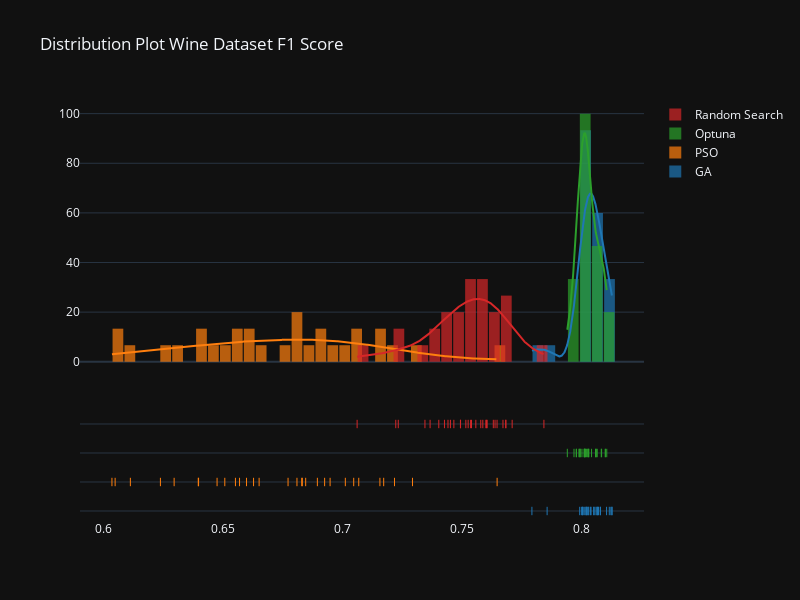
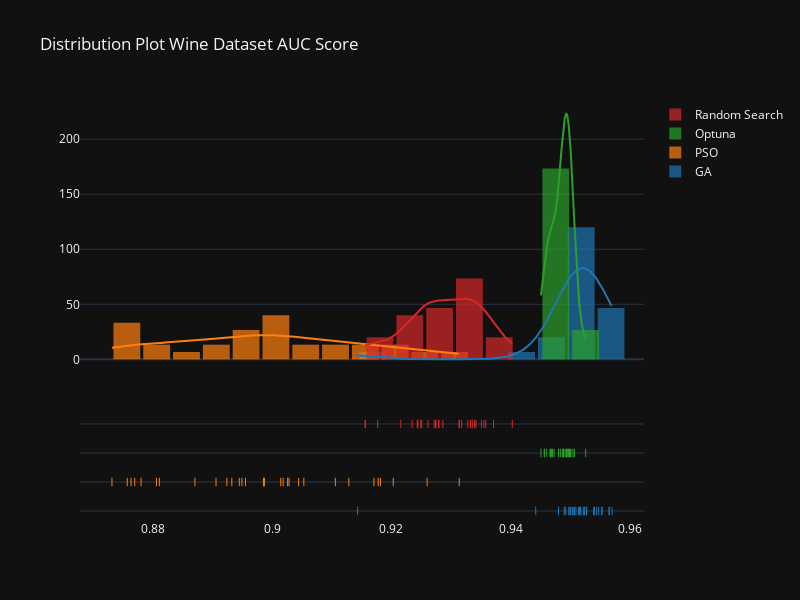
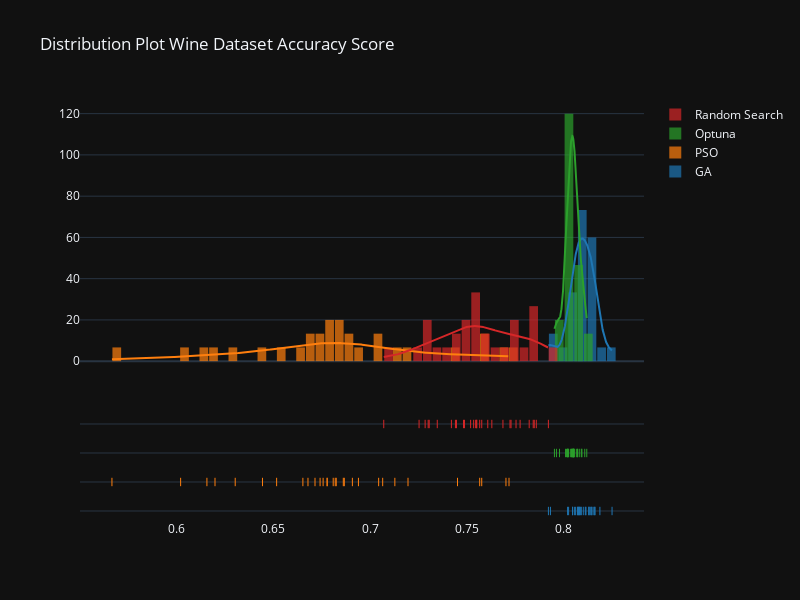

The notebook cell these images were saved under, in order:
### Code cell
metrics = ['F1','AUC', 'Accuracy']
for metric in metrics:
    hist_data = [wine_ga[metric], wine_pso[metric], wine_optuna[metric], wine_rs[metric]]
    group_labels = ['GA', 'PSO', 'Optuna', 'Random Search'] # name of the dataset


    fig = ff.create_distplot(hist_data, group_labels, curve_type='kde', bin_size=.005, show_hist=True)
    fig.update_layout(template = 'plotly_dark')
    fig.update_layout(bargap=0.1, width=800, height=600, title=f'Distribution Plot Wine Dataset {metric} Score')
    fig.show()

### Figure 1 — Plotly figure (JSON) as saved in the notebook; plotly's stock layout.template omitted (floating-point values rounded to 4 significant figures; data arrays with more than 128 entries replaced by an {"elided": "..."} marker saying what was removed)
{"data": [{"autobinx": false, "histnorm": "probability density", "legendgroup": "GA", "marker": {"color": "rgb(31, 119, 180)"}, "name": "GA", "opacity": 0.7, "type": "histogram", "x": [0.8117, 0.8005, 0.8106, 0.8124, 0.8021, 0.8072, 0.8129, 0.7857, 0.8038, 0.8, 0.8065, 0.8041, 0.808, 0.8128, 0.8005, 0.8027, 0.8028, 0.8054, 0.8008, 0.802, 0.7793, 0.8014, 0.8031, 0.8061, 0.7993, 0.8051, 0.8079, 0.8069, 0.8067, 0.802], "xaxis": "x", "xbins": {"end": 0.8129, "size": 0.005, "start": 0.7793}, "yaxis": "y"}, {"autobinx": false, "histnorm": "probability density", "legendgroup": "PSO", "marker": {"color": "rgb(255, 127, 14)"}, "name": "PSO", "opacity": 0.7, "type": "histogram", "x": [0.6829, 0.6237, 0.6831, 0.6845, 0.6597, 0.6034, 0.7647, 0.6506, 0.7172, 0.6294, 0.7293, 0.6568, 0.7068, 0.6397, 0.6948, 0.6551, 0.6627, 0.7156, 0.7011, 0.6894, 0.6771, 0.7217, 0.6395, 0.7046, 0.6474, 0.665, 0.6925, 0.6047, 0.6111, 0.6809], "xaxis": "x", "xbins": {"end": 0.7647, "size": 0.005, "start": 0.6034}, "yaxis": "y"}, {"autobinx": false, "histnorm": "probability density", "legendgroup": "Optuna", "marker": {"color": "rgb(44, 160, 44)"}, "name": "Optuna", "opacity": 0.7, "type": "histogram", "x": [0.8014, 0.8028, 0.7995, 0.8016, 0.8031, 0.8012, 0.8062, 0.8106, 0.8083, 0.8018, 0.8043, 0.8066, 0.8101, 0.8002, 0.8027, 0.7941, 0.7995, 0.8085, 0.7979, 0.8031, 0.81, 0.8061, 0.7993, 0.7969, 0.7979, 0.8059, 0.799, 0.8015, 0.8012, 0.8021], "xaxis": "x", "xbins": {"end": 0.8106, "size": 0.005, "start": 0.7941}, "yaxis": "y"}, {"autobinx": false, "histnorm": "probability density", "legendgroup": "Random Search", "marker": {"color": "rgb(214, 39, 40)"}, "name": "Random Search", "opacity": 0.7, "type": "histogram", "x": [0.7061, 0.7223, 0.7603, 0.7526, 0.7843, 0.771, 0.7587, 0.7638, 0.7558, 0.7233, 0.7427, 0.7366, 0.7494, 0.7493, 0.7403, 0.7579, 0.7647, 0.7536, 0.7452, 0.7631, 0.7605, 0.7466, 0.7684, 0.7441, 0.7516, 0.7683, 0.76, 0.754, 0.7672, 0.7345], "xaxis": "x", "xbins": {"end": 0.7843, "size": 0.005, "start": 0.7061}, "yaxis": "y"}, {"legendgroup": "GA", "marker": {"color": "rgb(31, 119, 180)"}, "mode": "lines", "name": "GA", "showlegend": false, "type": "scatter", "x": {"elided": "500 float values"}, "xaxis": "x", "y": {"elided": "500 float values"}, "yaxis": "y"}, {"legendgroup": "PSO", "marker": {"color": "rgb(255, 127, 14)"}, "mode": "lines", "name": "PSO", "showlegend": false, "type": "scatter", "x": {"elided": "500 float values"}, "xaxis": "x", "y": {"elided": "500 float values"}, "yaxis": "y"}, {"legendgroup": "Optuna", "marker": {"color": "rgb(44, 160, 44)"}, "mode": "lines", "name": "Optuna", "showlegend": false, "type": "scatter", "x": {"elided": "500 float values"}, "xaxis": "x", "y": {"elided": "500 float values"}, "yaxis": "y"}, {"legendgroup": "Random Search", "marker": {"color": "rgb(214, 39, 40)"}, "mode": "lines", "name": "Random Search", "showlegend": false, "type": "scatter", "x": {"elided": "500 float values"}, "xaxis": "x", "y": {"elided": "500 float values"}, "yaxis": "y"}, {"legendgroup": "GA", "marker": {"color": "rgb(31, 119, 180)", "symbol": "line-ns-open"}, "mode": "markers", "name": "GA", "showlegend": false, "type": "scatter", "x": [0.8117, 0.8005, 0.8106, 0.8124, 0.8021, 0.8072, 0.8129, 0.7857, 0.8038, 0.8, 0.8065, 0.8041, 0.808, 0.8128, 0.8005, 0.8027, 0.8028, 0.8054, 0.8008, 0.802, 0.7793, 0.8014, 0.8031, 0.8061, 0.7993, 0.8051, 0.8079, 0.8069, 0.8067, 0.802], "xaxis": "x", "y": ["GA", "GA", "GA", "GA", "GA", "GA", "GA", "GA", "GA", "GA", "GA", "GA", "GA", "GA", "GA", "GA", "GA", "GA", "GA", "GA", "GA", "GA", "GA", "GA", "GA", "GA", "GA", "GA", "GA", "GA"], "yaxis": "y2"}, {"legendgroup": "PSO", "marker": {"color": "rgb(255, 127, 14)", "symbol": "line-ns-open"}, "mode": "markers", "name": "PSO", "showlegend": false, "type": "scatter", "x": [0.6829, 0.6237, 0.6831, 0.6845, 0.6597, 0.6034, 0.7647, 0.6506, 0.7172, 0.6294, 0.7293, 0.6568, 0.7068, 0.6397, 0.6948, 0.6551, 0.6627, 0.7156, 0.7011, 0.6894, 0.6771, 0.7217, 0.6395, 0.7046, 0.6474, 0.665, 0.6925, 0.6047, 0.6111, 0.6809], "xaxis": "x", "y": ["PSO", "PSO", "PSO", "PSO", "PSO", "PSO", "PSO", "PSO", "PSO", "PSO", "PSO", "PSO", "PSO", "PSO", "PSO", "PSO", "PSO", "PSO", "PSO", "PSO", "PSO", "PSO", "PSO", "PSO", "PSO", "PSO", "PSO", "PSO", "PSO", "PSO"], "yaxis": "y2"}, {"legendgroup": "Optuna", "marker": {"color": "rgb(44, 160, 44)", "symbol": "line-ns-open"}, "mode": "markers", "name": "Optuna", "showlegend": false, "type": "scatter", "x": [0.8014, 0.8028, 0.7995, 0.8016, 0.8031, 0.8012, 0.8062, 0.8106, 0.8083, 0.8018, 0.8043, 0.8066, 0.8101, 0.8002, 0.8027, 0.7941, 0.7995, 0.8085, 0.7979, 0.8031, 0.81, 0.8061, 0.7993, 0.7969, 0.7979, 0.8059, 0.799, 0.8015, 0.8012, 0.8021], "xaxis": "x", "y": ["Optuna", "Optuna", "Optuna", "Optuna", "Optuna", "Optuna", "Optuna", "Optuna", "Optuna", "Optuna", "Optuna", "Optuna", "Optuna", "Optuna", "Optuna", "Optuna", "Optuna", "Optuna", "Optuna", "Optuna", "Optuna", "Optuna", "Optuna", "Optuna", "Optuna", "Optuna", "Optuna", "Optuna", "Optuna", "Optuna"], "yaxis": "y2"}, {"legendgroup": "Random Search", "marker": {"color": "rgb(214, 39, 40)", "symbol": "line-ns-open"}, "mode": "markers", "name": "Random Search", "showlegend": false, "type": "scatter", "x": [0.7061, 0.7223, 0.7603, 0.7526, 0.7843, 0.771, 0.7587, 0.7638, 0.7558, 0.7233, 0.7427, 0.7366, 0.7494, 0.7493, 0.7403, 0.7579, 0.7647, 0.7536, 0.7452, 0.7631, 0.7605, 0.7466, 0.7684, 0.7441, 0.7516, 0.7683, 0.76, 0.754, 0.7672, 0.7345], "xaxis": "x", "y": ["Random Search", "Random Search", "Random Search", "Random Search", "Random Search", "Random Search", "Random Search", "Random Search", "Random Search", "Random Search", "Random Search", "Random Search", "Random Search", "Random Search", "Random Search", "Random Search", "Random Search", "Random Search", "Random Search", "Random Search", "Random Search", "Random Search", "Random Search", "Random Search", "Random Search", "Random Search", "Random Search", "Random Search", "Random Search", "Random Search"], "yaxis": "y2"}], "layout": {"bargap": 0.1, "barmode": "overlay", "height": 600, "hovermode": "closest", "legend": {"traceorder": "reversed"}, "title": {"text": "Distribution Plot Wine Dataset F1 Score"}, "width": 800, "xaxis": {"anchor": "y2", "domain": [0, 1], "zeroline": false}, "yaxis": {"anchor": "free", "domain": [0.35, 1], "position": 0}, "yaxis2": {"anchor": "x", "domain": [0, 0.25], "dtick": 1, "showticklabels": false}}}

### Figure 2 — Plotly figure (JSON) as saved in the notebook; plotly's stock layout.template omitted (floating-point values rounded to 4 significant figures; data arrays with more than 128 entries replaced by an {"elided": "..."} marker saying what was removed)
{"data": [{"autobinx": false, "histnorm": "probability density", "legendgroup": "GA", "marker": {"color": "rgb(31, 119, 180)"}, "name": "GA", "opacity": 0.7, "type": "histogram", "x": [0.951, 0.9504, 0.948, 0.9498, 0.9498, 0.9442, 0.9566, 0.957, 0.9501, 0.9528, 0.9541, 0.949, 0.9548, 0.9514, 0.9143, 0.9523, 0.9492, 0.9505, 0.9544, 0.9507, 0.9553, 0.9524, 0.9518, 0.9517, 0.9539, 0.9553, 0.9523, 0.9515, 0.9565, 0.9527], "xaxis": "x", "xbins": {"end": 0.957, "size": 0.005, "start": 0.9143}, "yaxis": "y"}, {"autobinx": false, "histnorm": "probability density", "legendgroup": "PSO", "marker": {"color": "rgb(255, 127, 14)"}, "name": "PSO", "opacity": 0.7, "type": "histogram", "x": [0.9203, 0.887, 0.9014, 0.8987, 0.9018, 0.9028, 0.9026, 0.8757, 0.8924, 0.9044, 0.8811, 0.9171, 0.8731, 0.9178, 0.8945, 0.9053, 0.9129, 0.8763, 0.926, 0.8949, 0.9106, 0.9182, 0.9314, 0.8985, 0.8769, 0.8806, 0.878, 0.8906, 0.8932, 0.8955], "xaxis": "x", "xbins": {"end": 0.9314, "size": 0.005, "start": 0.8731}, "yaxis": "y"}, {"autobinx": false, "histnorm": "probability density", "legendgroup": "Optuna", "marker": {"color": "rgb(44, 160, 44)"}, "name": "Optuna", "opacity": 0.7, "type": "histogram", "x": [0.9457, 0.9498, 0.949, 0.9499, 0.9507, 0.9481, 0.95, 0.9466, 0.9488, 0.9456, 0.9498, 0.9526, 0.9488, 0.9473, 0.9493, 0.9468, 0.9461, 0.9495, 0.9488, 0.9506, 0.9493, 0.9496, 0.9451, 0.947, 0.948, 0.9503, 0.9484, 0.9488, 0.9467, 0.9499], "xaxis": "x", "xbins": {"end": 0.9526, "size": 0.005, "start": 0.9451}, "yaxis": "y"}, {"autobinx": false, "histnorm": "probability density", "legendgroup": "Random Search", "marker": {"color": "rgb(214, 39, 40)"}, "name": "Random Search", "opacity": 0.7, "type": "histogram", "x": [0.9275, 0.9333, 0.9274, 0.9313, 0.9328, 0.9314, 0.9403, 0.9216, 0.934, 0.9262, 0.9355, 0.9244, 0.9235, 0.9371, 0.9272, 0.928, 0.9286, 0.9243, 0.9177, 0.9156, 0.9156, 0.9318, 0.9249, 0.9279, 0.9358, 0.9333, 0.9336, 0.9351, 0.9342, 0.9251], "xaxis": "x", "xbins": {"end": 0.9403, "size": 0.005, "start": 0.9156}, "yaxis": "y"}, {"legendgroup": "GA", "marker": {"color": "rgb(31, 119, 180)"}, "mode": "lines", "name": "GA", "showlegend": false, "type": "scatter", "x": {"elided": "500 float values"}, "xaxis": "x", "y": {"elided": "500 float values"}, "yaxis": "y"}, {"legendgroup": "PSO", "marker": {"color": "rgb(255, 127, 14)"}, "mode": "lines", "name": "PSO", "showlegend": false, "type": "scatter", "x": {"elided": "500 float values"}, "xaxis": "x", "y": {"elided": "500 float values"}, "yaxis": "y"}, {"legendgroup": "Optuna", "marker": {"color": "rgb(44, 160, 44)"}, "mode": "lines", "name": "Optuna", "showlegend": false, "type": "scatter", "x": {"elided": "500 float values"}, "xaxis": "x", "y": {"elided": "500 float values"}, "yaxis": "y"}, {"legendgroup": "Random Search", "marker": {"color": "rgb(214, 39, 40)"}, "mode": "lines", "name": "Random Search", "showlegend": false, "type": "scatter", "x": {"elided": "500 float values"}, "xaxis": "x", "y": {"elided": "500 float values"}, "yaxis": "y"}, {"legendgroup": "GA", "marker": {"color": "rgb(31, 119, 180)", "symbol": "line-ns-open"}, "mode": "markers", "name": "GA", "showlegend": false, "type": "scatter", "x": [0.951, 0.9504, 0.948, 0.9498, 0.9498, 0.9442, 0.9566, 0.957, 0.9501, 0.9528, 0.9541, 0.949, 0.9548, 0.9514, 0.9143, 0.9523, 0.9492, 0.9505, 0.9544, 0.9507, 0.9553, 0.9524, 0.9518, 0.9517, 0.9539, 0.9553, 0.9523, 0.9515, 0.9565, 0.9527], "xaxis": "x", "y": ["GA", "GA", "GA", "GA", "GA", "GA", "GA", "GA", "GA", "GA", "GA", "GA", "GA", "GA", "GA", "GA", "GA", "GA", "GA", "GA", "GA", "GA", "GA", "GA", "GA", "GA", "GA", "GA", "GA", "GA"], "yaxis": "y2"}, {"legendgroup": "PSO", "marker": {"color": "rgb(255, 127, 14)", "symbol": "line-ns-open"}, "mode": "markers", "name": "PSO", "showlegend": false, "type": "scatter", "x": [0.9203, 0.887, 0.9014, 0.8987, 0.9018, 0.9028, 0.9026, 0.8757, 0.8924, 0.9044, 0.8811, 0.9171, 0.8731, 0.9178, 0.8945, 0.9053, 0.9129, 0.8763, 0.926, 0.8949, 0.9106, 0.9182, 0.9314, 0.8985, 0.8769, 0.8806, 0.878, 0.8906, 0.8932, 0.8955], "xaxis": "x", "y": ["PSO", "PSO", "PSO", "PSO", "PSO", "PSO", "PSO", "PSO", "PSO", "PSO", "PSO", "PSO", "PSO", "PSO", "PSO", "PSO", "PSO", "PSO", "PSO", "PSO", "PSO", "PSO", "PSO", "PSO", "PSO", "PSO", "PSO", "PSO", "PSO", "PSO"], "yaxis": "y2"}, {"legendgroup": "Optuna", "marker": {"color": "rgb(44, 160, 44)", "symbol": "line-ns-open"}, "mode": "markers", "name": "Optuna", "showlegend": false, "type": "scatter", "x": [0.9457, 0.9498, 0.949, 0.9499, 0.9507, 0.9481, 0.95, 0.9466, 0.9488, 0.9456, 0.9498, 0.9526, 0.9488, 0.9473, 0.9493, 0.9468, 0.9461, 0.9495, 0.9488, 0.9506, 0.9493, 0.9496, 0.9451, 0.947, 0.948, 0.9503, 0.9484, 0.9488, 0.9467, 0.9499], "xaxis": "x", "y": ["Optuna", "Optuna", "Optuna", "Optuna", "Optuna", "Optuna", "Optuna", "Optuna", "Optuna", "Optuna", "Optuna", "Optuna", "Optuna", "Optuna", "Optuna", "Optuna", "Optuna", "Optuna", "Optuna", "Optuna", "Optuna", "Optuna", "Optuna", "Optuna", "Optuna", "Optuna", "Optuna", "Optuna", "Optuna", "Optuna"], "yaxis": "y2"}, {"legendgroup": "Random Search", "marker": {"color": "rgb(214, 39, 40)", "symbol": "line-ns-open"}, "mode": "markers", "name": "Random Search", "showlegend": false, "type": "scatter", "x": [0.9275, 0.9333, 0.9274, 0.9313, 0.9328, 0.9314, 0.9403, 0.9216, 0.934, 0.9262, 0.9355, 0.9244, 0.9235, 0.9371, 0.9272, 0.928, 0.9286, 0.9243, 0.9177, 0.9156, 0.9156, 0.9318, 0.9249, 0.9279, 0.9358, 0.9333, 0.9336, 0.9351, 0.9342, 0.9251], "xaxis": "x", "y": ["Random Search", "Random Search", "Random Search", "Random Search", "Random Search", "Random Search", "Random Search", "Random Search", "Random Search", "Random Search", "Random Search", "Random Search", "Random Search", "Random Search", "Random Search", "Random Search", "Random Search", "Random Search", "Random Search", "Random Search", "Random Search", "Random Search", "Random Search", "Random Search", "Random Search", "Random Search", "Random Search", "Random Search", "Random Search", "Random Search"], "yaxis": "y2"}], "layout": {"bargap": 0.1, "barmode": "overlay", "height": 600, "hovermode": "closest", "legend": {"traceorder": "reversed"}, "title": {"text": "Distribution Plot Wine Dataset AUC Score"}, "width": 800, "xaxis": {"anchor": "y2", "domain": [0, 1], "zeroline": false}, "yaxis": {"anchor": "free", "domain": [0.35, 1], "position": 0}, "yaxis2": {"anchor": "x", "domain": [0, 0.25], "dtick": 1, "showticklabels": false}}}

### Figure 3 — Plotly figure (JSON) as saved in the notebook; plotly's stock layout.template omitted (floating-point values rounded to 4 significant figures; data arrays with more than 128 entries replaced by an {"elided": "..."} marker saying what was removed)
{"data": [{"autobinx": false, "histnorm": "probability density", "legendgroup": "GA", "marker": {"color": "rgb(31, 119, 180)"}, "name": "GA", "opacity": 0.7, "type": "histogram", "x": [0.8157, 0.8084, 0.8057, 0.8162, 0.8146, 0.8078, 0.8026, 0.8162, 0.8073, 0.8094, 0.8251, 0.8131, 0.8188, 0.8021, 0.8063, 0.8115, 0.7922, 0.8047, 0.7932, 0.8104, 0.8078, 0.8073, 0.8115, 0.8141, 0.8136, 0.8146, 0.8084, 0.8047, 0.8089, 0.8131], "xaxis": "x", "xbins": {"end": 0.8251, "size": 0.005, "start": 0.7922}, "yaxis": "y"}, {"autobinx": false, "histnorm": "probability density", "legendgroup": "PSO", "marker": {"color": "rgb(255, 127, 14)"}, "name": "PSO", "opacity": 0.7, "type": "histogram", "x": [0.7128, 0.6303, 0.6757, 0.6198, 0.682, 0.6778, 0.6867, 0.7196, 0.6778, 0.6679, 0.6742, 0.7065, 0.7577, 0.694, 0.7567, 0.6862, 0.7702, 0.7044, 0.6021, 0.6157, 0.6715, 0.6825, 0.6809, 0.5666, 0.6444, 0.7452, 0.6909, 0.7718, 0.6517, 0.6653], "xaxis": "x", "xbins": {"end": 0.7718, "size": 0.005, "start": 0.5666}, "yaxis": "y"}, {"autobinx": false, "histnorm": "probability density", "legendgroup": "Optuna", "marker": {"color": "rgb(44, 160, 44)"}, "name": "Optuna", "opacity": 0.7, "type": "histogram", "x": [0.8016, 0.7979, 0.8047, 0.8037, 0.811, 0.7963, 0.8057, 0.8047, 0.8084, 0.8042, 0.8052, 0.812, 0.8047, 0.8021, 0.7953, 0.8021, 0.8073, 0.8052, 0.8052, 0.8042, 0.8094, 0.8073, 0.801, 0.8026, 0.8052, 0.8021, 0.8026, 0.8094, 0.8052, 0.8068], "xaxis": "x", "xbins": {"end": 0.812, "size": 0.005, "start": 0.7953}, "yaxis": "y"}, {"autobinx": false, "histnorm": "probability density", "legendgroup": "Random Search", "marker": {"color": "rgb(214, 39, 40)"}, "name": "Random Search", "opacity": 0.7, "type": "histogram", "x": [0.7551, 0.7849, 0.752, 0.7776, 0.7687, 0.7728, 0.7535, 0.7551, 0.7306, 0.7567, 0.7723, 0.7922, 0.7822, 0.7447, 0.7347, 0.7546, 0.7483, 0.73, 0.7608, 0.7859, 0.7754, 0.742, 0.7488, 0.7843, 0.7285, 0.7629, 0.7253, 0.7577, 0.7441, 0.7071], "xaxis": "x", "xbins": {"end": 0.7922, "size": 0.005, "start": 0.7071}, "yaxis": "y"}, {"legendgroup": "GA", "marker": {"color": "rgb(31, 119, 180)"}, "mode": "lines", "name": "GA", "showlegend": false, "type": "scatter", "x": {"elided": "500 float values"}, "xaxis": "x", "y": {"elided": "500 float values"}, "yaxis": "y"}, {"legendgroup": "PSO", "marker": {"color": "rgb(255, 127, 14)"}, "mode": "lines", "name": "PSO", "showlegend": false, "type": "scatter", "x": {"elided": "500 float values"}, "xaxis": "x", "y": {"elided": "500 float values"}, "yaxis": "y"}, {"legendgroup": "Optuna", "marker": {"color": "rgb(44, 160, 44)"}, "mode": "lines", "name": "Optuna", "showlegend": false, "type": "scatter", "x": {"elided": "500 float values"}, "xaxis": "x", "y": {"elided": "500 float values"}, "yaxis": "y"}, {"legendgroup": "Random Search", "marker": {"color": "rgb(214, 39, 40)"}, "mode": "lines", "name": "Random Search", "showlegend": false, "type": "scatter", "x": {"elided": "500 float values"}, "xaxis": "x", "y": {"elided": "500 float values"}, "yaxis": "y"}, {"legendgroup": "GA", "marker": {"color": "rgb(31, 119, 180)", "symbol": "line-ns-open"}, "mode": "markers", "name": "GA", "showlegend": false, "type": "scatter", "x": [0.8157, 0.8084, 0.8057, 0.8162, 0.8146, 0.8078, 0.8026, 0.8162, 0.8073, 0.8094, 0.8251, 0.8131, 0.8188, 0.8021, 0.8063, 0.8115, 0.7922, 0.8047, 0.7932, 0.8104, 0.8078, 0.8073, 0.8115, 0.8141, 0.8136, 0.8146, 0.8084, 0.8047, 0.8089, 0.8131], "xaxis": "x", "y": ["GA", "GA", "GA", "GA", "GA", "GA", "GA", "GA", "GA", "GA", "GA", "GA", "GA", "GA", "GA", "GA", "GA", "GA", "GA", "GA", "GA", "GA", "GA", "GA", "GA", "GA", "GA", "GA", "GA", "GA"], "yaxis": "y2"}, {"legendgroup": "PSO", "marker": {"color": "rgb(255, 127, 14)", "symbol": "line-ns-open"}, "mode": "markers", "name": "PSO", "showlegend": false, "type": "scatter", "x": [0.7128, 0.6303, 0.6757, 0.6198, 0.682, 0.6778, 0.6867, 0.7196, 0.6778, 0.6679, 0.6742, 0.7065, 0.7577, 0.694, 0.7567, 0.6862, 0.7702, 0.7044, 0.6021, 0.6157, 0.6715, 0.6825, 0.6809, 0.5666, 0.6444, 0.7452, 0.6909, 0.7718, 0.6517, 0.6653], "xaxis": "x", "y": ["PSO", "PSO", "PSO", "PSO", "PSO", "PSO", "PSO", "PSO", "PSO", "PSO", "PSO", "PSO", "PSO", "PSO", "PSO", "PSO", "PSO", "PSO", "PSO", "PSO", "PSO", "PSO", "PSO", "PSO", "PSO", "PSO", "PSO", "PSO", "PSO", "PSO"], "yaxis": "y2"}, {"legendgroup": "Optuna", "marker": {"color": "rgb(44, 160, 44)", "symbol": "line-ns-open"}, "mode": "markers", "name": "Optuna", "showlegend": false, "type": "scatter", "x": [0.8016, 0.7979, 0.8047, 0.8037, 0.811, 0.7963, 0.8057, 0.8047, 0.8084, 0.8042, 0.8052, 0.812, 0.8047, 0.8021, 0.7953, 0.8021, 0.8073, 0.8052, 0.8052, 0.8042, 0.8094, 0.8073, 0.801, 0.8026, 0.8052, 0.8021, 0.8026, 0.8094, 0.8052, 0.8068], "xaxis": "x", "y": ["Optuna", "Optuna", "Optuna", "Optuna", "Optuna", "Optuna", "Optuna", "Optuna", "Optuna", "Optuna", "Optuna", "Optuna", "Optuna", "Optuna", "Optuna", "Optuna", "Optuna", "Optuna", "Optuna", "Optuna", "Optuna", "Optuna", "Optuna", "Optuna", "Optuna", "Optuna", "Optuna", "Optuna", "Optuna", "Optuna"], "yaxis": "y2"}, {"legendgroup": "Random Search", "marker": {"color": "rgb(214, 39, 40)", "symbol": "line-ns-open"}, "mode": "markers", "name": "Random Search", "showlegend": false, "type": "scatter", "x": [0.7551, 0.7849, 0.752, 0.7776, 0.7687, 0.7728, 0.7535, 0.7551, 0.7306, 0.7567, 0.7723, 0.7922, 0.7822, 0.7447, 0.7347, 0.7546, 0.7483, 0.73, 0.7608, 0.7859, 0.7754, 0.742, 0.7488, 0.7843, 0.7285, 0.7629, 0.7253, 0.7577, 0.7441, 0.7071], "xaxis": "x", "y": ["Random Search", "Random Search", "Random Search", "Random Search", "Random Search", "Random Search", "Random Search", "Random Search", "Random Search", "Random Search", "Random Search", "Random Search", "Random Search", "Random Search", "Random Search", "Random Search", "Random Search", "Random Search", "Random Search", "Random Search", "Random Search", "Random Search", "Random Search", "Random Search", "Random Search", "Random Search", "Random Search", "Random Search", "Random Search", "Random Search"], "yaxis": "y2"}], "layout": {"bargap": 0.1, "barmode": "overlay", "height": 600, "hovermode": "closest", "legend": {"traceorder": "reversed"}, "title": {"text": "Distribution Plot Wine Dataset Accuracy Score"}, "width": 800, "xaxis": {"anchor": "y2", "domain": [0, 1], "zeroline": false}, "yaxis": {"anchor": "free", "domain": [0.35, 1], "position": 0}, "yaxis2": {"anchor": "x", "domain": [0, 0.25], "dtick": 1, "showticklabels": false}}}
